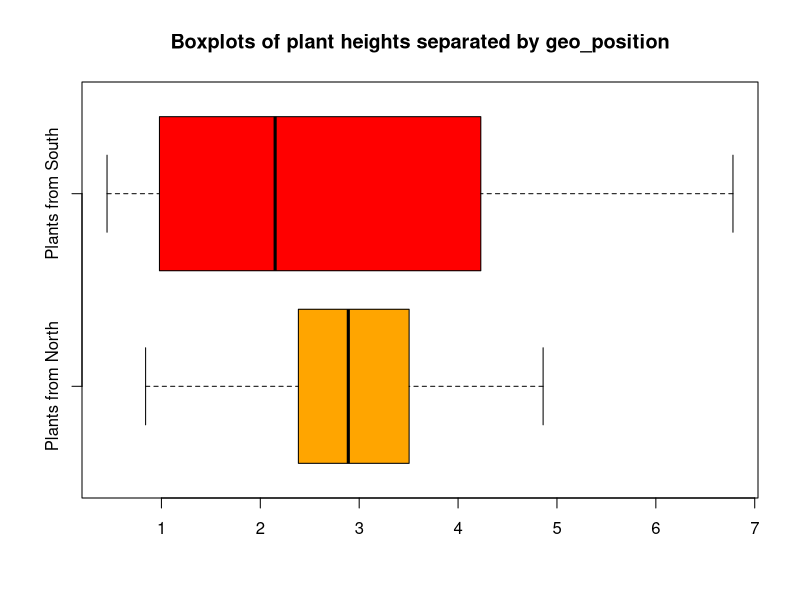

The R source for this figure:
# Author: Nikos Kougianos
# Date: 18/12/2020

# Use these 2 lines to set working directory as the current directory of the
# file. Tested on Rstudio @ Windows 10 OS.
this.dir <- dirname(parent.frame(2)$ofile)
setwd(this.dir);

# Read data
data <- read.table("data.csv", sep=",",header=TRUE)

# Create dataframe with 2 columns instead of 4
df <- data.frame('Plant_Height'=c(data$Plant.Height,data$Plant.Height.1), 'Geo_Position'=c(data$Geo.Position,data$Geo.Position.1))

# Subset dataframe, extract height plants where plant is from North
plantsNorth <- df$Plant_Height[df$Geo_Position==1]
# Subset dataframe, extract height plants where plant is from South
plantsSouth <- df$Plant_Height[df$Geo_Position==2]

# Create a boxplot that contains both plants from North and plants from South in the same graph
# You can set horizontal=FALSE to swap x and y axis
boxplot(plantsNorth, plantsSouth, 
        col = c("orange","red"),
        names = c("Plants from North", "Plants from South"),
        horizontal=TRUE,
        main="Boxplots of plant heights separated by geo_position")
